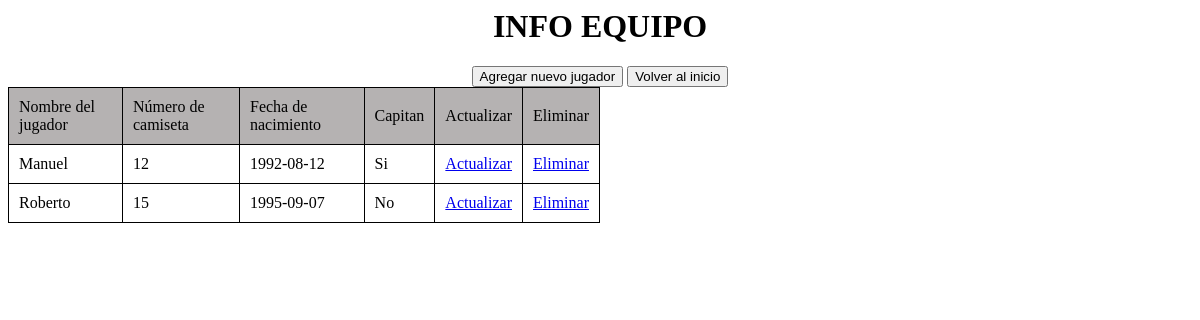
The app's page /index.php?c=jugadores&a=listarJugadores&id_equipo=1 with its own data.
### tables this page shows
CREATE TABLE `jugadores` (
  `id_jugador` int(11) NOT NULL AUTO_INCREMENT,
  `nombre_jugador` varchar(255) DEFAULT NULL,
  `num_jugador` int(11) DEFAULT NULL,
  `fech_nac` date DEFAULT NULL,
  `capitan` tinyint(1) DEFAULT NULL,
  `id_equipo` int(11) DEFAULT NULL,
  PRIMARY KEY (`id_jugador`),
  KEY `id_equipo` (`id_equipo`),
  CONSTRAINT `jugadores_ibfk_1` FOREIGN KEY (`id_equipo`) REFERENCES `equipos` (`id_equipo`)
);

### Controller/JugadoresController.php (called while the page is built, shortened)
<?php
    class JugadoresController{
        public function __construct(){
            require_once "Modelo/JugadoresModel.php";
        }
        public function listarJugadores($id_equipo) {
            require_once "Modelo/JugadoresModel.php";
            $jugador = new JugadoresModel();
            $matrizJugadores['jugadores'] = $jugador->getJugadores($id_equipo);
            require_once("Vista/ListadoJugadores.php");
        }
    }
?>

### Modelo/Conexion.php (called while the page is built)
<?php
    class Conexion{
        public static function conexion(){
            try{
                $conexion = new PDO ('mysql:host=localhost; dbname=prueba_duacode', 'root', '');
                $conexion->setAttribute(PDO::ATTR_ERRMODE, PDO::ERRMODE_EXCEPTION);
                $conexion->exec("SET CHARACTER SET UTF8");
            }catch(Exception $e){
                die("Error" . $e->getMessage());
                echo "Linea del error" . $e->getLine();
            }
        return $conexion;
        }
    }

### Modelo/JugadoresModel.php (called while the page is built, shortened)
<?php
    class JugadoresModel{
        private $db;
        private $jugadores;
        public function __construct(){
            require_once("Conexion.php");
            $this->db=Conexion::conexion();
            $this->jugadores=array();
        }
        public function getJugadores($id_equipo) {
            $consulta=$this->db->query("SELECT * FROM jugadores where id_equipo = $id_equipo");
            while($filas=$consulta->fetch(PDO::FETCH_ASSOC)) {
                $this->jugadores[]=$filas;
            }
            return $this->jugadores;
        }
    }
?>

### Vista/ListadoJugadores.php (the view, shortened to what this page needs)
<!doctype html>
<html>
<head>
<?php
$id = $_GET['id_equipo'];
?>
</head>
<body>
    <h1>INFO EQUIPO</h1>
    <div class="contenedor">
    <a href="index.php?c=jugadores&a=nuevoJugador&id_equipo=<?php echo $id ?>"><button>Agregar nuevo jugador</button></a>
    <a href="index.php"><button>Volver al inicio</button></a>
    <table>
        <tr >
            <td class="primera_fila">Nombre del jugador</td>
            <td class="primera_fila">Número de camiseta</td>
            <td class="primera_fila">Fecha de nacimiento</td>
            <td class="primera_fila">Capitan</td>
            <td class="primera_fila">Actualizar</td>
            <td class="primera_fila">Eliminar</td>
        </tr>
        <?php
            foreach($matrizJugadores["jugadores"] as $jugador):
        ?>
        <tr>
            <td><?php echo $jugador["nombre_jugador"]?></td>
            <td><?php echo $jugador["num_jugador"]?></td>
            <td><?php echo $jugador["fech_nac"]?></td>
            <td><?php if($jugador["capitan"] == 0){
               echo "No"; }else{ echo "Si";}?></td>
            <td><a href = 'index.php?c=jugadores&a=modificarJugadorForm&id_jugador=<?php echo $jugador["id_jugador"]?>'>Actualizar</a></td>
            <td><a href = 'index.php?c=jugadores&a=eliminarJugadores&id_jugador=<?php echo $jugador["id_jugador"]?>&id_equipo=<?php echo $id ?>'>Eliminar</a></td>
        </tr>
        <?php
         endforeach
        ?>
    </table>
    </div>
</body>
</html>

### Vista/ListadoJugadores.php (style rules this page uses)
.contenedor { text-align: center; }
table { display: grid; grid-template-columns: 1fr 1fr; grid-template-rows: 1fr 1fr 1fr; border-collapse: collapse; margin: 0 auto; width: 100%; }
th, td { border: 1px solid black; padding: 10px; }
.primera_fila { background-color: #B5B2B2; }
h1 { text-align:center; }

### records on screen
jugadores: nombre_jugador "Manuel", num_jugador "12", fech_nac "1992-08-12", capitan "Si"
jugadores: nombre_jugador "Roberto", num_jugador "15", fech_nac "1995-09-07", shows "No"
